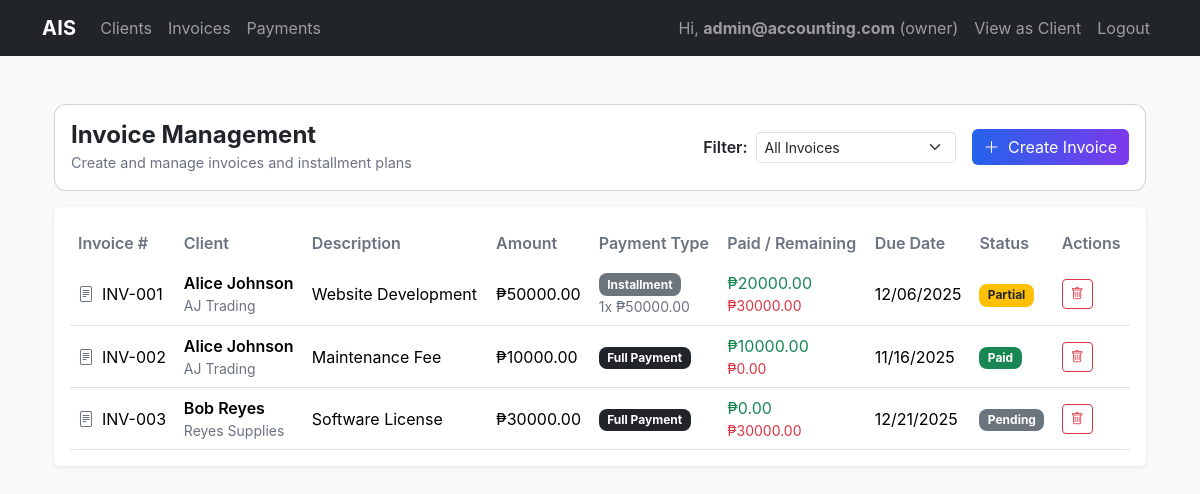
/invoices (signed in), run on the app's committed database.
### app/models.py (models this page shows, shortened)
class User(db.Model, UserMixin):
    id = db.Column(db.Integer, primary_key=True)
    username = db.Column(db.String(150), unique=True, nullable=False)  # can be email
    password_hash = db.Column(db.String(200), nullable=False)
    role = db.Column(db.String(20), default='client')  # 'owner' or 'client'

class Invoice(db.Model):
    id = db.Column(db.Integer, primary_key=True)
    invoice_no = db.Column(db.String(50), unique=True, nullable=False)
    client_id = db.Column(db.Integer, db.ForeignKey('client.id'), nullable=False)
    description = db.Column(db.String(250))
    amount = db.Column(db.Float, nullable=False, default=0.0)
    payment_type = db.Column(db.String(50), default='Full Payment')  # 'Full Payment' or 'Installment'
    paid = db.Column(db.Float, default=0.0)
    due_date = db.Column(db.Date, nullable=True)
    status = db.Column(db.String(50), default='pending')  # pending/partial/paid/overdue
    payments = db.relationship('Payment', backref='invoice', lazy=True,
                               cascade='all, delete-orphan')
    installments = db.Column(db.Integer, default=1)   # total number of installments
    frequency = db.Column(db.String(20), default='monthly')   # weekly/biweekly/monthly

class Client(db.Model):
    id = db.Column(db.Integer, primary_key=True)
    name = db.Column(db.String(120), nullable=False)
    email = db.Column(db.String(120), unique=True)
    company = db.Column(db.String(120))
    phone = db.Column(db.String(50))
    tax_id = db.Column(db.String(50))
    address = db.Column(db.String(250))
    invoices = db.relationship('Invoice', backref='client', lazy=True)

### app/routes_invoices.py (the view)
@invoices_bp.route('/invoices')
@login_required
def invoices_list():
    if current_user.role == 'owner':
        invoices = Invoice.query.all()
        clients = Client.query.all()
    else:
        client_rec = Client.query.filter_by(email=current_user.username).first()
        invoices = Invoice.query.filter_by(client_id=client_rec.id).all() if client_rec else []
        clients = []
    return render_template('invoices.html', invoices=invoices, clients=clients)

### app/routes_auth.py (called while the page is built)
@login_manager.user_loader
def load_user(user_id):
    return User.query.get(int(user_id))

### app/templates/invoices.html (shortened to what this page needs)
{% extends "base.html" %}
{% block content %}
<div class="container py-4">
  <div class="card mb-3">
    <div class="card-body d-flex justify-content-between align-items-center">
      <div>
        <h4 class="mb-0 fw-bold">Invoice Management</h4>
        <small class="muted-small">Create and manage invoices and installment plans</small>
      </div>
      <div class="d-flex align-items-center gap-3">
        <div class="d-flex align-items-center gap-2">
          <label class="fw-semibold mb-0">Filter:</label>
          <select id="statusFilter" class="form-select form-select-sm" style="width: 200px;">
            <option value="all">All Invoices</option>
          </select>
        </div>
        {% if current_user.role == 'owner' %}
        <button class="btn btn-dark" data-bs-toggle="modal" data-bs-target="#addInvoiceModal">
          <i class="bi bi-plus-lg me-1"></i> Create Invoice
        </button>
        {% endif %}
      </div>
    </div>
  </div>
  <div class="table-responsive shadow-sm rounded bg-white">
    <table class="table align-middle mb-0">
      <thead class="table-light">
        <tr>
          <th>Invoice #</th>
          <th>Client</th>
          <th>Description</th>
          <th>Amount</th>
          <th>Payment Type</th>
          <th>Paid / Remaining</th>
          <th>Due Date</th>
          <th>Status</th>
          {% if current_user.role == 'owner' %}
          <th>Actions</th>
          {% endif %}
        </tr>
      </thead>
      <tbody id="invoiceTable">
        {% for inv in invoices %}
        <tr data-status="{{ inv.status|lower }}">
          <td><i class="bi bi-file-text me-2 text-secondary"></i>{{ inv.invoice_no }}</td>
          <td>
            <div class="fw-semibold">{{ inv.client.name if inv.client else 'N/A' }}</div>
            <div class="text-muted small">{{ inv.client.company if inv.client else '' }}</div>
          </td>
          <td>{{ inv.description }}</td>
          <td>₱{{ '%.2f'|format(inv.amount) }}</td>
          <td>
            {% if inv.payment_type and inv.payment_type.lower().startswith('install') %}
              <span class="badge bg-secondary">Installment</span>
              <div class="small text-muted">{{ inv.installments }}x ₱{{ '%.2f'|format(inv.amount/inv.installments) }}</div>
            {% else %}
              <span class="badge bg-dark">Full Payment</span>
            {% endif %}
          </td>
          <td>
            <div class="text-success">₱{{ '%.2f'|format(inv.paid or 0) }}</div>
            <div class="text-danger small">₱{{ '%.2f'|format(inv.amount - (inv.paid or 0)) }}</div>
          </td>
          <td>{{ inv.due_date.strftime('%m/%d/%Y') if inv.due_date else '' }}</td>
          <td>
            {% if inv.status == 'paid' %}
              <span class="badge bg-success">Paid</span>
            {% elif inv.status == 'partial' %}
              <span class="badge bg-warning text-dark">Partial</span>
            {% elif inv.status == 'overdue' %}
              <span class="badge bg-danger">Overdue</span>
            {% else %}
              <span class="badge bg-secondary">Pending</span>
            {% endif %}
          </td>
          {% if current_user.role == 'owner' %}
          <td>
            <form method="POST" action="{{ url_for('invoices.delete_invoice', id=inv.id) }}" onsubmit="return confirm('Delete invoice?')" style="display:inline;">
              <button class="btn btn-sm btn-outline-danger"><i class="bi bi-trash"></i></button>
            </form>
          </td>
          {% endif %}
        </tr>
        {% else %}
        <tr><td colspan="9" class="text-center py-3 text-muted">No invoices found.</td></tr>
        {% endfor %}
      </tbody>
    </table>
  </div>
</div>
{% endblock %}

### app/templates/base.html (shortened to what this page needs)
<!doctype html>
<html lang="en">
  <head>
    <link href="https://cdn.jsdelivr.net/npm/bootstrap@5.3.2/dist/css/bootstrap.min.css" rel="stylesheet">
    <link href="https://cdn.jsdelivr.net/npm/bootstrap-icons@1.10.5/font/bootstrap-icons.css" rel="stylesheet">
    <link href="{{ url_for('static', filename='css/portal.css') }}" rel="stylesheet">
  </head>
  <body class="bg-light">
    <nav class="navbar navbar-expand-lg navbar-dark bg-dark">
      <div class="container">
        <a class="navbar-brand" href="{{ url_for('dashboard.dashboard') }}">AIS</a>
        <div class="collapse navbar-collapse" id="navMenu">
          <ul class="navbar-nav me-auto">
            {% if current_user.is_authenticated and current_user.role == 'owner' %}
              <li class="nav-item"><a class="nav-link" href="{{ url_for('clients.clients_list') }}">Clients</a></li>
              <li class="nav-item"><a class="nav-link" href="{{ url_for('invoices.invoices_list') }}">Invoices</a></li>
              <li class="nav-item"><a class="nav-link" href="{{ url_for('payments.payments_list') }}">Payments</a></li>
            {% elif current_user.is_authenticated %}
              <li class="nav-item"><a class="nav-link" href="{{ url_for('portal.portal_dashboard') }}">Client Portal</a></li>
            {% endif %}
          </ul>
          <ul class="navbar-nav">
            {% if current_user.is_authenticated %}
              <li class="nav-item">
                <span class="nav-link">Hi, <strong>{{ current_user.username }}</strong> ({{ current_user.role }})</span>
              </li>
              <li class="nav-item">
                <a class="nav-link" href="#" data-bs-toggle="modal" data-bs-target="#clientSelectModal">View as Client</a>
              </li>
              <li class="nav-item">
                <a class="nav-link" href="{{ url_for('auth.logout') }}">Logout</a>
              </li>
            {% endif %}
          </ul>
        </div>
      </div>
    </nav>
    <div class="container mt-4">
      {% block content %}{% endblock %}
    </div>
  </body>
</html>

### static/css/portal.css (style rules this page uses)
:root { --ais-bg: #f8fafc; --ais-card: #ffffff; --ais-primary: #2563eb; --ais-accent: #7c3aed; --ais-success: #16a34a; --ais-danger: #dc2626; --ais-muted: #6b7280; }
body { background: var(--ais-bg); font-family: Inter, ui-sans-serif, system-ui, -apple-system, "Segoe UI", Roboto, "Helvetica Neue", Arial; color: #0f172a; }
.navbar-brand { font-weight:700;letter-spacing:0.2px }
.card { background:var(--ais-card);border-radius:12px }
.btn-dark { background:linear-gradient(90deg,var(--ais-primary),var(--ais-accent));border:0 }
.text-muted { color:var(--ais-muted)!important }
.badge { border-radius:8px;padding:.35em .6em }
.table thead th { background:transparent;border-bottom:0;color:var(--ais-muted);font-weight:600 }
.table tbody tr td { vertical-align:middle }
.table-responsive { padding:1rem }
.table .btn-sm { padding:.28rem .5rem;font-size:.8rem }
.muted-small { color:var(--ais-muted);font-size:.9rem }
.badge { padding:.45em .7em }

### data on the page
User: username "admin@accounting.com", role "owner"
Invoice: invoice_no "INV-001", client "Alice Johnson", client "AJ Trading", description "Website Development", amount "50000.00", installments "1", inv.amount/inv.installments "50000.00", paid "20000.00", inv.amount-(inv.paidor0) "30000.00", due_date "12/06/2025", status "Partial"
Invoice: invoice_no "INV-002", client "Alice Johnson", client "AJ Trading", description "Maintenance Fee", amount "10000.00", payment_type "Full Payment", paid "10000.00", inv.amount-(inv.paidor0) "0.00", due_date "11/16/2025", status "Paid"
Invoice: invoice_no "INV-003", client "Bob Reyes", client "Reyes Supplies", description "Software License", amount "30000.00", payment_type "Full Payment", paid "0.00", inv.amount-(inv.paidor0) "30000.00", due_date "12/21/2025", status "Pending"
